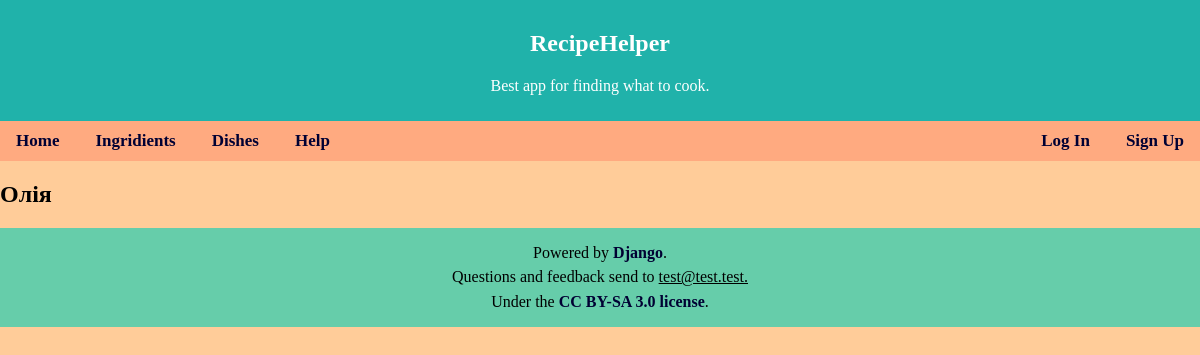
Page /ingredient/256/ on the earlier database version.
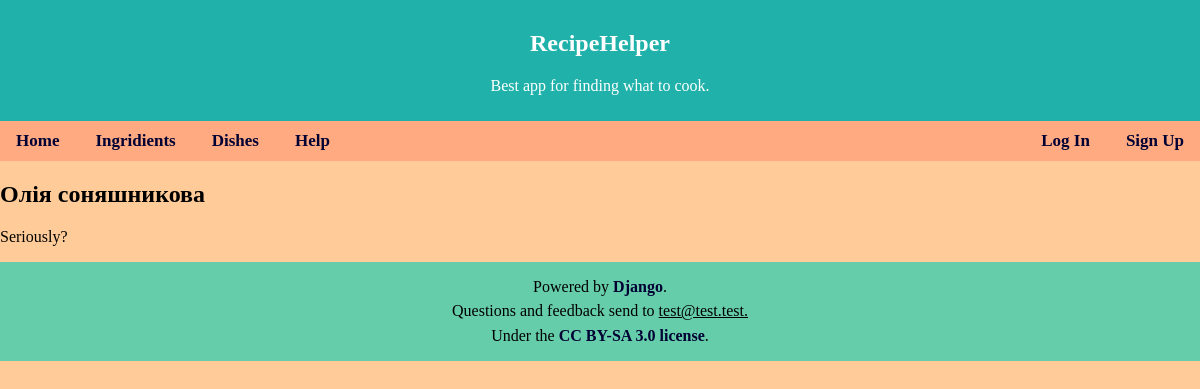
Same page on the later database version.
### Picker/models.py (models this page shows, shortened)
class Ingredient(models.Model):
    name = models.CharField(max_length = 40, unique = True)
    units = models.CharField(max_length = 10, default = 'g.')
    description = models.TextField(blank = True, default = '')

### Picker/views.py (the view)
# urls.py: path('ingredient/<int:ingredient_id>/', views.ing, name='ing'), #single ingredient page
def ing(request, ingredient_id):
    try:
        ingredient = Ingredient.objects.get(pk=ingredient_id)
    except Ingredient.DoesNotExist:
        raise Http404("There is no such ingredient.")
    edit = request.GET.get('edit_mode')
    context = {
        'ing_name': ingredient.name,
        'ing_description': ingredient.description,
    }
    if edit:
        template = loader.get_template('ingredient_edit.html')
        data = {'name': ingredient.name, 'units': ingredient.units, 'description': ingredient.description}
        form = EditIngredient(data)
        if request.method == 'POST':
            form = EditIngredient(request.POST)
            if form.is_valid():
                ingredient.name = form.cleaned_data['name']
                ingredient.units = form.cleaned_data['units']
                ingredient.description = form.cleaned_data['description']
                ingredient.save()
                print('Updated.')
                return HttpResponseRedirect('../{}'.format(ingredient.id))
        context['form'] = form
    else:
        template = loader.get_template('ingredient.html')
    return HttpResponse(template.render(context, request))

### templates/ingredient.html (shortened to what this page needs)
{% extends 'base.html' %}
{% block nav %}
    <a href="{% url 'index' %}">Home</a>
    <a href="{% url 'ing_cat' %}">Ingridients</a>
    <a href="{% url 'catalog' %}">Dishes</a>
    <a href="{% url 'help' %}">Help</a>
{% endblock %}
{% block content %}
<h2>{{ ing_name }}</h2>
<p>{{ing_description}}</p>
{% endblock %}

Differences in the rows shown:
changed Ingredient: name "Олія" → "Олія соняшникова"; description (not shown) → "Seriously?"
